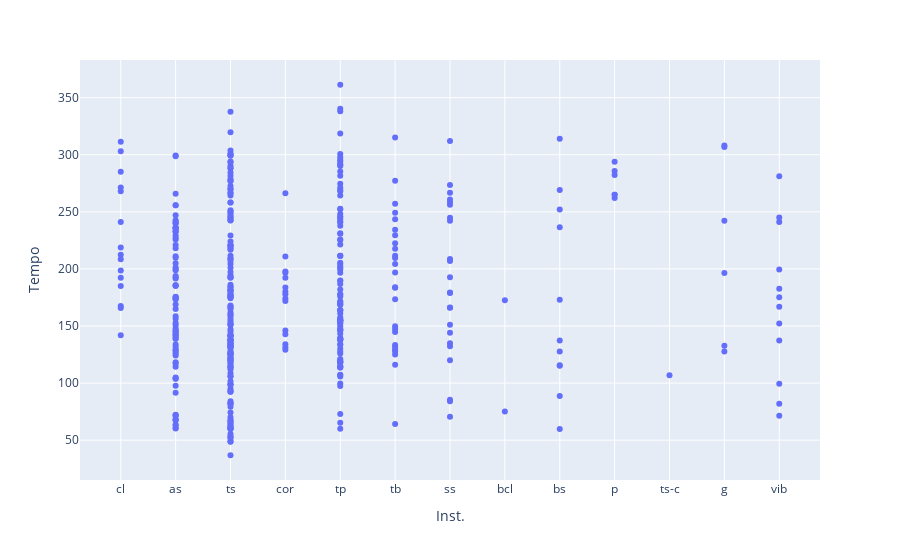

This figure's notebook cell:
### Code cell
fig1 = px.scatter(data,x="Inst.",y="Tempo")
fig1

### Figure 1 — Plotly figure (JSON) as saved in the notebook; plotly's stock layout.template omitted (floating-point values rounded to 4 significant figures; data arrays with more than 128 entries replaced by an {"elided": "..."} marker saying what was removed)
{"data": [{"hovertemplate": "Inst.=%{x}<br>Tempo=%{y}<extra></extra>", "legendgroup": "", "marker": {"color": "#636efa", "symbol": "circle"}, "mode": "markers", "name": "", "orientation": "v", "showlegend": false, "type": "scatter", "x": {"elided": "456 str values"}, "xaxis": "x", "y": {"elided": "456 float values"}, "yaxis": "y"}], "layout": {"legend": {"tracegroupgap": 0}, "margin": {"t": 60}, "xaxis": {"anchor": "y", "domain": [0, 1], "title": {"text": "Inst."}}, "yaxis": {"anchor": "x", "domain": [0, 1], "title": {"text": "Tempo"}}}}
